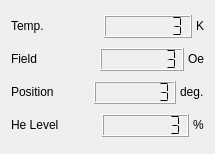
<?xml version="1.0" encoding="UTF-8"?>
<ui version="4.0">
 <class>FrmQDPPMS</class>
 <widget class="QMainWindow" name="FrmQDPPMS">
  <property name="geometry">
   <rect>
    <x>0</x>
    <y>0</y>
    <width>215</width>
    <height>154</height>
   </rect>
  </property>
  <property name="windowTitle">
   <string>LIA Control</string>
  </property>
  <widget class="QWidget" name="widget">
   <layout class="QVBoxLayout" name="verticalLayout">
    <item>
     <layout class="QHBoxLayout">
      <property name="spacing">
       <number>4</number>
      </property>
      <item>
       <widget class="QLabel" name="textLabel8">
        <property name="sizePolicy">
         <sizepolicy hsizetype="Preferred" vsizetype="Fixed">
          <horstretch>0</horstretch>
          <verstretch>0</verstretch>
         </sizepolicy>
        </property>
        <property name="text">
         <string>Temp.</string>
        </property>
        <property name="wordWrap">
         <bool>false</bool>
        </property>
       </widget>
      </item>
      <item>
       <widget class="QLCDNumber" name="m_lcdTemp">
        <property name="frameShape">
         <enum>QFrame::Box</enum>
        </property>
        <property name="frameShadow">
         <enum>QFrame::Raised</enum>
        </property>
        <property name="smallDecimalPoint">
         <bool>false</bool>
        </property>
        <property name="digitCount">
         <number>7</number>
        </property>
        <property name="mode">
         <enum>QLCDNumber::Dec</enum>
        </property>
        <property name="segmentStyle">
         <enum>QLCDNumber::Flat</enum>
        </property>
        <property name="value" stdset="0">
         <double>3.000000000000000</double>
        </property>
        <property name="intValue" stdset="0">
         <number>3</number>
        </property>
       </widget>
      </item>
      <item>
       <widget class="QLabel" name="textLabel12">
        <property name="sizePolicy">
         <sizepolicy hsizetype="Fixed" vsizetype="Fixed">
          <horstretch>0</horstretch>
          <verstretch>0</verstretch>
         </sizepolicy>
        </property>
        <property name="text">
         <string>K</string>
        </property>
        <property name="wordWrap">
         <bool>false</bool>
        </property>
       </widget>
      </item>
     </layout>
    </item>
    <item>
     <layout class="QHBoxLayout" name="_2">
      <property name="spacing">
       <number>4</number>
      </property>
      <item>
       <widget class="QLabel" name="textLabel8_2">
        <property name="sizePolicy">
         <sizepolicy hsizetype="Preferred" vsizetype="Fixed">
          <horstretch>0</horstretch>
          <verstretch>0</verstretch>
         </sizepolicy>
        </property>
        <property name="text">
         <string>Field</string>
        </property>
        <property name="wordWrap">
         <bool>false</bool>
        </property>
       </widget>
      </item>
      <item>
       <widget class="QLCDNumber" name="m_lcdField">
        <property name="frameShape">
         <enum>QFrame::Box</enum>
        </property>
        <property name="frameShadow">
         <enum>QFrame::Raised</enum>
        </property>
        <property name="smallDecimalPoint">
         <bool>false</bool>
        </property>
        <property name="digitCount">
         <number>7</number>
        </property>
        <property name="mode">
         <enum>QLCDNumber::Dec</enum>
        </property>
        <property name="segmentStyle">
         <enum>QLCDNumber::Flat</enum>
        </property>
        <property name="value" stdset="0">
         <double>3.000000000000000</double>
        </property>
        <property name="intValue" stdset="0">
         <number>3</number>
        </property>
       </widget>
      </item>
      <item>
       <widget class="QLabel" name="textLabel12_2">
        <property name="sizePolicy">
         <sizepolicy hsizetype="Fixed" vsizetype="Fixed">
          <horstretch>0</horstretch>
          <verstretch>0</verstretch>
         </sizepolicy>
        </property>
        <property name="text">
         <string>Oe</string>
        </property>
        <property name="wordWrap">
         <bool>false</bool>
        </property>
       </widget>
      </item>
     </layout>
    </item>
    <item>
     <layout class="QHBoxLayout" name="_3">
      <property name="spacing">
       <number>4</number>
      </property>
      <item>
       <widget class="QLabel" name="textLabel8_3">
        <property name="sizePolicy">
         <sizepolicy hsizetype="Preferred" vsizetype="Fixed">
          <horstretch>0</horstretch>
          <verstretch>0</verstretch>
         </sizepolicy>
        </property>
        <property name="text">
         <string>Position</string>
        </property>
        <property name="wordWrap">
         <bool>false</bool>
        </property>
       </widget>
      </item>
      <item>
       <widget class="QLCDNumber" name="m_lcdPosition">
        <property name="frameShape">
         <enum>QFrame::Box</enum>
        </property>
        <property name="frameShadow">
         <enum>QFrame::Raised</enum>
        </property>
        <property name="smallDecimalPoint">
         <bool>false</bool>
        </property>
        <property name="digitCount">
         <number>7</number>
        </property>
        <property name="mode">
         <enum>QLCDNumber::Dec</enum>
        </property>
        <property name="segmentStyle">
         <enum>QLCDNumber::Flat</enum>
        </property>
        <property name="value" stdset="0">
         <double>3.000000000000000</double>
        </property>
        <property name="intValue" stdset="0">
         <number>3</number>
        </property>
       </widget>
      </item>
      <item>
       <widget class="QLabel" name="textLabel12_3">
        <property name="sizePolicy">
         <sizepolicy hsizetype="Fixed" vsizetype="Fixed">
          <horstretch>0</horstretch>
          <verstretch>0</verstretch>
         </sizepolicy>
        </property>
        <property name="text">
         <string>deg.</string>
        </property>
        <property name="wordWrap">
         <bool>false</bool>
        </property>
       </widget>
      </item>
     </layout>
    </item>
    <item>
     <layout class="QHBoxLayout" name="_4">
      <property name="spacing">
       <number>4</number>
      </property>
      <item>
       <widget class="QLabel" name="textLabel8_4">
        <property name="sizePolicy">
         <sizepolicy hsizetype="Preferred" vsizetype="Fixed">
          <horstretch>0</horstretch>
          <verstretch>0</verstretch>
         </sizepolicy>
        </property>
        <property name="text">
         <string>He Level</string>
        </property>
        <property name="wordWrap">
         <bool>false</bool>
        </property>
       </widget>
      </item>
      <item>
       <widget class="QLCDNumber" name="m_lcdHeLevel">
        <property name="frameShape">
         <enum>QFrame::Box</enum>
        </property>
        <property name="frameShadow">
         <enum>QFrame::Raised</enum>
        </property>
        <property name="smallDecimalPoint">
         <bool>false</bool>
        </property>
        <property name="digitCount">
         <number>7</number>
        </property>
        <property name="mode">
         <enum>QLCDNumber::Dec</enum>
        </property>
        <property name="segmentStyle">
         <enum>QLCDNumber::Flat</enum>
        </property>
        <property name="value" stdset="0">
         <double>3.000000000000000</double>
        </property>
        <property name="intValue" stdset="0">
         <number>3</number>
        </property>
       </widget>
      </item>
      <item>
       <widget class="QLabel" name="textLabel12_4">
        <property name="sizePolicy">
         <sizepolicy hsizetype="Fixed" vsizetype="Fixed">
          <horstretch>0</horstretch>
          <verstretch>0</verstretch>
         </sizepolicy>
        </property>
        <property name="text">
         <string>%</string>
        </property>
        <property name="wordWrap">
         <bool>false</bool>
        </property>
       </widget>
      </item>
     </layout>
    </item>
   </layout>
  </widget>
 </widget>
 <layoutdefault spacing="6" margin="11"/>
 <pixmapfunction>qPixmapFromMimeSource</pixmapfunction>
 <resources/>
 <connections/>
</ui>
